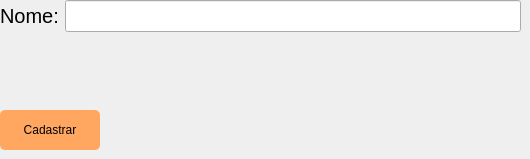
        <widget class="QWidget" name="page_2">
         <widget class="QWidget" name="formLayoutWidget">
          <property name="geometry">
           <rect>
            <x>0</x>
            <y>0</y>
            <width>521</width>
            <height>61</height>
           </rect>
          </property>
          <layout class="QFormLayout" name="formLayout_2">
           <item row="0" column="0">
            <widget class="QLabel" name="label_7">
             <property name="styleSheet">
              <string notr="true">font-size:20px</string>
             </property>
             <property name="text">
              <string>Nome:</string>
             </property>
            </widget>
           </item>
           <item row="0" column="1">
            <widget class="QLineEdit" name="lineEditNomeCidade">
             <property name="styleSheet">
              <string notr="true">font-size:20px</string>
             </property>
            </widget>
           </item>
          </layout>
         </widget>
         <widget class="QPushButton" name="pushButton_9">
          <property name="geometry">
           <rect>
            <x>0</x>
            <y>110</y>
            <width>100</width>
            <height>40</height>
           </rect>
          </property>
          <property name="minimumSize">
           <size>
            <width>100</width>
            <height>30</height>
           </size>
          </property>
          <property name="styleSheet">
           <string notr="true">QPushButton {
    background-color: #FFA761;
    color: black;              
    border-radius: 5px;        
}</string>
          </property>
          <property name="text">
           <string>Cadastrar</string>
          </property>
         </widget>
        </widget>
